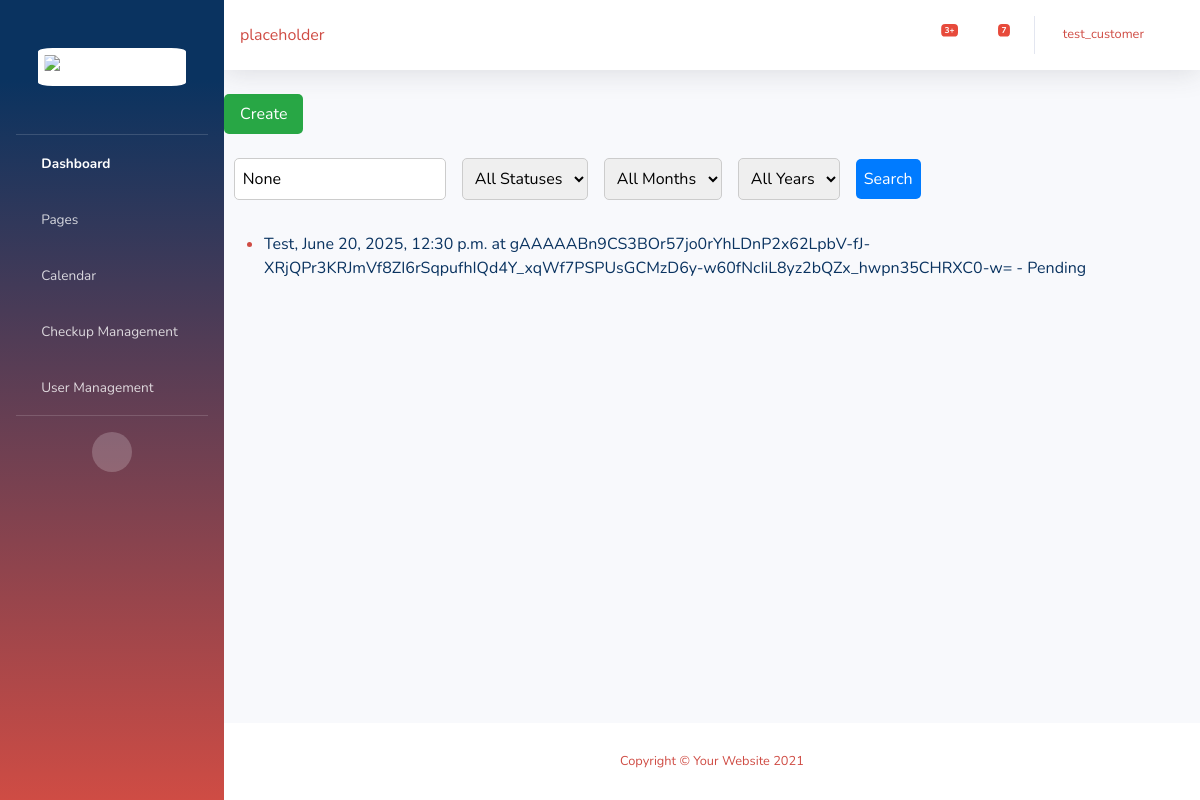
The app's page /management/ (signed in) with its own data.
### app/models.py (models this page shows, shortened)
class Checkup(models.Model):
    customer = models.ForeignKey(User, on_delete=models.CASCADE, blank=True,null=True)
    name = models.CharField(max_length=50,default="Unnamed")
    address = EncryptedCharField(max_length=100)
    contact = EncryptedCharField(max_length=150,blank=True,null=True)
    status = models.CharField(max_length=50,default='Pending')
    inspectors = models.ManyToManyField(User, related_name='inspector', default=1)
    startDT = models.DateTimeField(null=True)
    departDT = models.DateTimeField(null=True)
    comments = models.TextField(blank=True,null=True)

### app/views.py (the view)
# urls.py: path('management/', manage, name='management'),
@login_required
def manage(request):
    if not is_user_in_group(request.user, 'Inspector'):
        return redirect('Home')
    query = request.GET.get('q')
    status_filter = request.GET.get('status')
    month_filter = request.GET.get('month')
    year_filter = request.GET.get('year')
    checkups = Checkup.objects.all()
    if query:
        checkups = checkups.filter(name__icontains=query)
    if status_filter:
        checkups = checkups.filter(status=status_filter)
    if month_filter and year_filter:
        checkups = checkups.filter(Q(startDT__month=month_filter) & Q(startDT__year=year_filter))
    elif month_filter:
        checkups = checkups.filter(startDT__month=month_filter)
    elif year_filter:
        checkups = checkups.filter(startDT__year=year_filter)
    months = range(1, 13)
    years = range(2020, 2100)
    context = {
        'checkups': checkups,
        'query': query,
        'status_filter': status_filter,
        'month_filter': month_filter,
        'year_filter': year_filter,
        'months': months,
        'years': years,
    }
    return render(request, 'management.html', Context(request,context))

### app/models.py (called while the page is built)
def Context(request, extra=None):
    BasicContext = {'user':request.user}
    if extra != None:
        return {k: v for d in (BasicContext, extra) for k, v in d.items()}
    else:
        return BasicContext

### app/views.py (called while the page is built)
def is_user_in_group(user, group_name):
    try:
        group = Group.objects.get(name=group_name)
    except Group.DoesNotExist:
        return False
    return group in user.groups.all()

### app/templates/management.html (shortened to what this page needs)
{% extends 'base.html' %} {% block content %}
<a href="{% url 'Create' %}"><button class="c-button">Create</button></a><br><br>
<form method="GET" action="">
  <input type="text" name="q" placeholder="Search by name" value="{{ query }}">
  <select name="status">
      <option value="">All Statuses</option>
  </select>
  <select name="month">
      <option value="">All Months</option>
  </select>
  <select name="year">
      <option value="">All Years</option>
  </select>
  <button type="submit">Search</button>
</form>
<ul>
  {% for checkup in checkups %}
      <li><a href="{% url 'Edit' checkup_id=checkup.id %}">{{ checkup.name }}, {{ checkup.startDT }} at {{ checkup.address }} - {{ checkup.status }}</a></li>
  {% endfor %}
</ul>
{% endblock %}

### app/templates/base.html (shortened to what this page needs)
<!DOCTYPE html>
{% load static %}
<html lang="en">
  <head>
    <link
      href="{% static 'vendor/fontawesome-free/css/all.min.css' %}"
      rel="stylesheet"
      type="text/css"
    />
    <link href="{% static 'css/sb-admin-2.css' %}" rel="stylesheet" />
  </head>
  <body id="page-top">
    <div id="wrapper">
      <ul class="navbar-nav bg-gradient-primary sidebar sidebar-dark accordion" id="accordionSidebar">
        <a
          class="sidebar-brand d-flex align-items-center justify-content-center"
          href="https://www.rebelcheck.com/"
          target="_blank"
        >
          <div class="sidebar-brand-text mx-3">
            <img src="{% static 'img/RebelCheckLogo.png' %}" alt="Rebel Check" class="RebCheckLogo" />
          </div>
        </a>
        <hr class="sidebar-divider my-0" />
        <li class="nav-item active">
          <a class="nav-link" href="{% url 'Home' %}">
            <i class="fas fa-fw fa-tachometer-alt"></i>
            <span>Dashboard</span></a
          >
        </li>
        <li class="nav-item">
          <a
            class="nav-link collapsed"
            href="#"
            data-toggle="collapse"
            data-target="#collapsePages"
            aria-expanded="true"
            aria-controls="collapsePages"
          >
            <i class="fas fa-fw fa-folder"></i>
            <span>Pages</span>
          </a>
        </li>
        <li class="nav-item">
          <a class="nav-link" href="{% url 'calendar' %}">
            <i class="fas fa-fw fa-table"></i>
            <span>Calendar</span></a
          >
        </li>
        {% if user.groups.all.0.name == 'Inspector' %}
        <li class="nav-item">
          <a class="nav-link" href="{% url 'management' %}">
            <i class="fas fa-fw fa-wrench"></i>
            <span>Checkup Management</span></a
          >
        </li>
        <li class="nav-item">
          <a class="nav-link" href="{% url 'accounts' %}">
            <i class="fas fa-user fa-sm fa-fw"></i>
            <span>User Management</span></a
          >
        </li>
        {% endif %}
        <hr class="sidebar-divider d-none d-md-block" />
        <div class="text-center d-none d-md-inline">
          <button class="rounded-circle border-0" id="sidebarToggle"></button>
        </div>
      </ul>
      <div id="content-wrapper" class="d-flex flex-column">
        <div id="content">
          <nav class="navbar navbar-expand navbar-light bg-white topbar mb-4 static-top shadow">
            <div class="input-group">placeholder</div>
            <ul class="navbar-nav ml-auto">
              <li class="nav-item dropdown no-arrow mx-1">
                <a
                  class="nav-link dropdown-toggle"
                  href="#"
                  id="alertsDropdown"
                  role="button"
                  data-toggle="dropdown"
                  aria-haspopup="true"
                  aria-expanded="false"
                >
                  <i class="fas fa-bell fa-fw"></i>
                  <span class="badge badge-danger badge-counter">3+</span>
                </a>
              </li>
              <li class="nav-item dropdown no-arrow mx-1">
                <a
                  class="nav-link dropdown-toggle"
                  href="#"
                  id="messagesDropdown"
                  role="button"
                  data-toggle="dropdown"
                  aria-haspopup="true"
                  aria-expanded="false"
                >
                  <i class="fas fa-envelope fa-fw"></i>
                  <span class="badge badge-danger badge-counter">7</span>
                </a>
              </li>
              <li class="nav-item dropdown no-arrow">
                <a
                  class="nav-link dropdown-toggle"
                  href="#"
                  id="userDropdown"
                  role="button"
                  data-toggle="dropdown"
                  aria-haspopup="true"
                  aria-expanded="false"
                >
                  <span class="mr-2 d-none d-lg-inline text-gray-600 small">{{ user.username }}</span>
                  <i class="fas fa-fw fa-cog"></i>
                </a>
              </li>
            </ul>
          </nav>
          {% block content %}{% endblock %}
        </div>
        <footer class="sticky-footer bg-white">
          <div class="container my-auto">
            <div class="copyright text-center my-auto">
              <span>Copyright &copy; Your Website 2021</span>
            </div>
          </div>
        </footer>
      </div>
    </div>
  </body>
</html>

### app/templates/management.html (style rules this page uses)
form { display: flex; flex-direction: row; flex-wrap: wrap; align-items: center; gap: 1rem; margin-left: 1%; margin-bottom: 2rem; }
form input[type="text"], form select, form button { padding: 0.5rem; font-size: 1rem; border: 1px solid #ccc; border-radius: 5px; }
form button { background-color: #007BFF; color: white; border: none; cursor: pointer; }
.c-button { padding: 0.5rem 1rem; font-size: 1rem; background-color: #28A745; color: white; border: none; border-radius: 5px; cursor: pointer; }

### records on screen
Checkup: name "Test", startDT "June 20, 2025, 12:30 p.m.", address "gAAAAABn9CS3BOr57jo0rYhLDnP2x62LpbV-fJ-XRjQPr3KRJmVf8ZI6rSqpufhIQd4Y_xqWf7PSPUsGCMzD6y-w60fNcIiL8yz2bQZx_hwpn35CHRXC0-w=", status "Pending"

### other values on screen
{{ user.username }} "test_customer"
